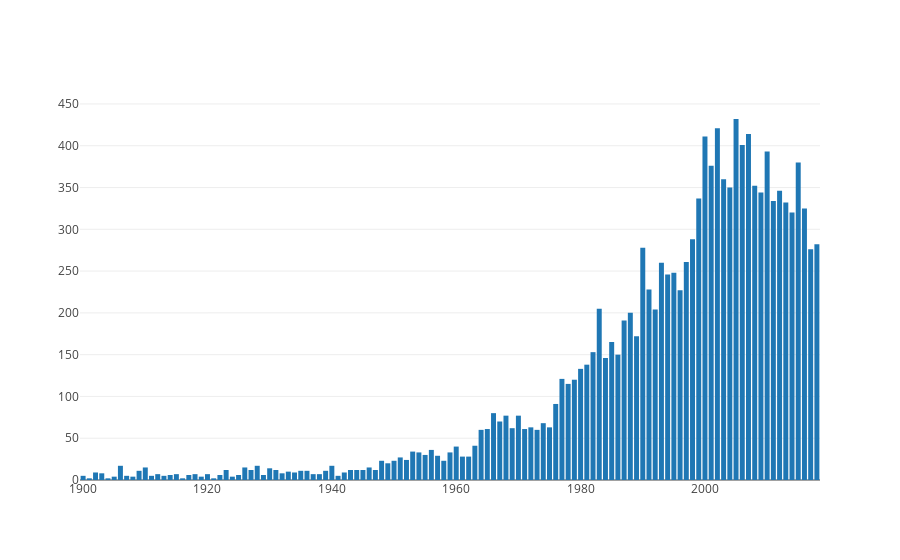

Notebook code for this chart:
### Code cell
// 1.¿Cómo evoluciona el número de desastres naturales según avanza los años?
val aux = disasterNumber.filter($"Entity" ==="All natural disasters").orderBy($"Year").select($"Year",$"Number")
Bar(aux.map(_.getInt(0)).collect.toSeq,
    aux.map(_.getInt(1)).collect.toSeq).plot()
